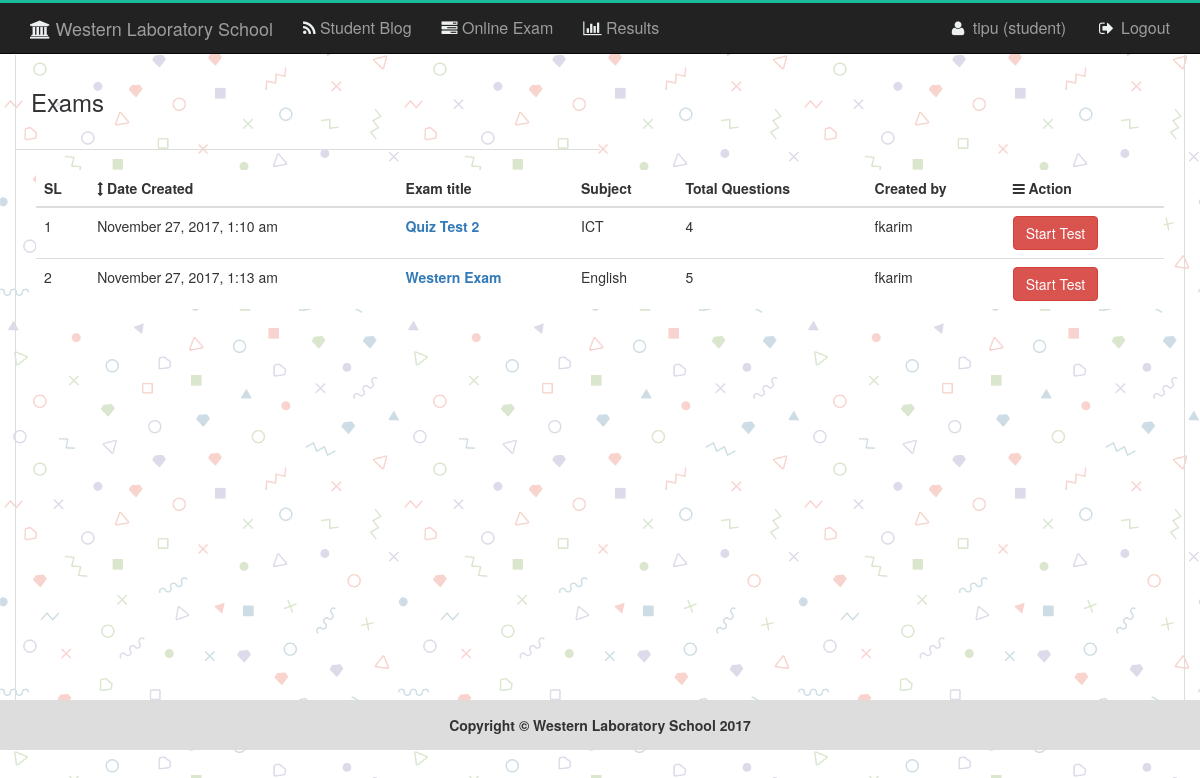
The page /examlist.php (signed in) on the database as committed earlier.
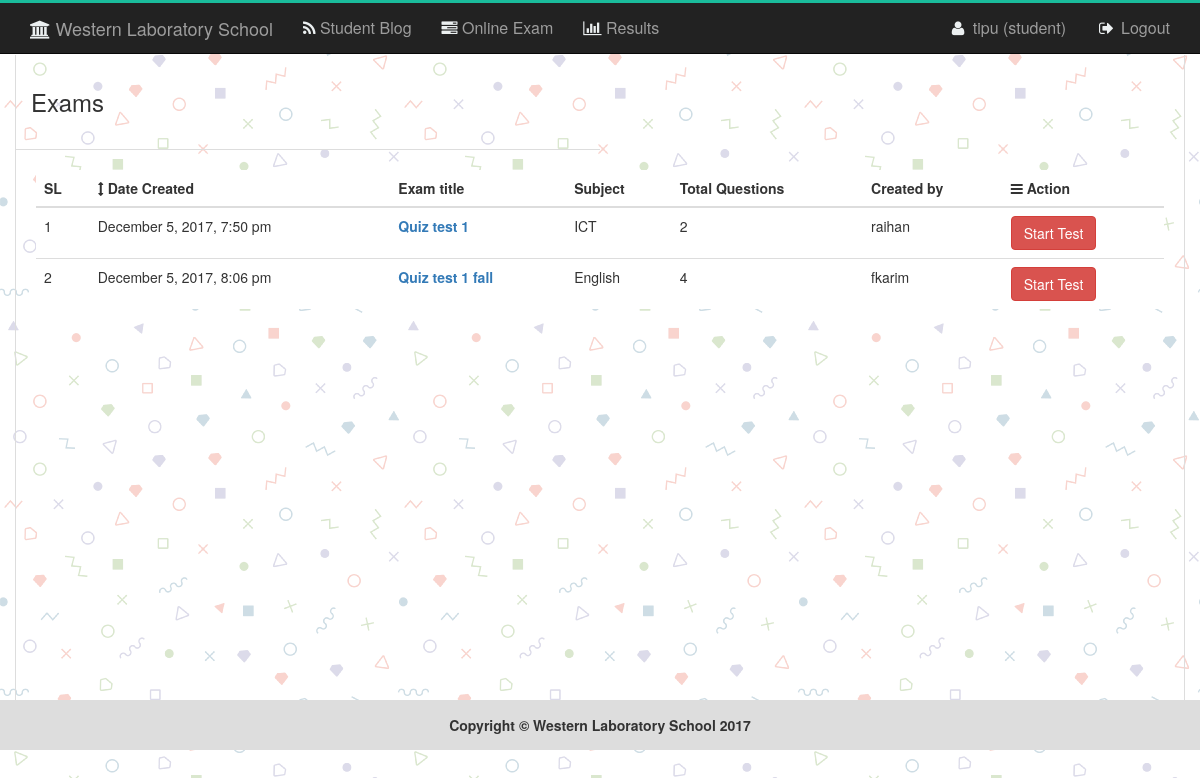
The same page on the database as committed later.
### tables this page shows
CREATE TABLE `tbl_exam` (
  `id` int(11) NOT NULL,
  `name` varchar(50) NOT NULL,
  `subject` varchar(50) NOT NULL,
  `author` varchar(50) NOT NULL,
  `edate` timestamp NOT NULL DEFAULT CURRENT_TIMESTAMP
);

### classes/exam.php (called while the page is built, shortened)
<?php
$filepath = realpath(dirname(__FILE__));
include_once ($filepath."/../libs/Database.php");
include_once ($filepath."/../libs/Session.php");
include_once ($filepath."/../helpers/Format.php");
Class Exam{
	private $db;
	public function __construct(){
		$this->db = new Database();
	}
	public function getAllExam(){
			$query = "SELECT * FROM tbl_exam";
			$getData = $this->db->select($query);
			if($getData){
			return $getData;
			}else{
				return false;
			}
		}
	public function getQuestionByExam($id){
			$query = "SELECT * FROM tbl_ques WHERE examid='$id'";
			$getData = $this->db->select($query);
			if ($getData) {
				return $getData->num_rows;
			}else{
				return 0;
			}
	}
	}
?>

### libs/Database.php (called while the page is built, shortened)
<?php
Class Database{
	public $host   = DB_HOST;
	public $user   = DB_USER;
	public $pass   = DB_PASS;
	public $dbname = DB_NAME;
	public $link;
	private function connectDB(){
	$this->link = new mysqli($this->host, $this->user, $this->pass, $this->dbname);
 }
	public function select($query){
		$result = $this->link->query($query) or die($this->link->error.__LINE__);
		if($result->num_rows > 0){
			return $result;
		} else {
			return false;
		}
	}
}

### helpers/Format.php (called while the page is built, shortened)
<?php
class Format{
	public function formatDate($date){
		return date('F j, Y, g:i a', strtotime($date));
	}
}
?>

### libs/Session.php (called while the page is built, shortened)
<?php
class Session{
	 public static function get($key){
	 	if (isset($_SESSION[$key])) {
	 		return $_SESSION[$key];
	 	} else {
	 		return false;
	 	}
	 }
}
?>

### examlist.php (the view, shortened to what this page needs)
<?php
include_once "header.php";
?>
<section id="examlist">
    <div class="container obls_margin obls_border">
        <div class="row">
            <div class="col-md-6 examlistpad">
                <span style="font-size:24px;">Exams</span>
            </div>
        </div>
        <div class="row" id="postdetails">
            <div class="col-md-12" style="padding:20px;">
                <table class="table table-hover exlisttable" style="background:#fff">
                    <thead>
                      <tr>
                        <th>SL</th>
                        <th><i class="fa fa-arrows-v" aria-hidden="true"></i> Date Created</th>
                        <th>Exam title</th>
                        <th>Subject</th>
                        <th>Total Questions</th>
                        <th>Created by</th>
                        <th><i class="fa fa-bars" aria-hidden="true"></i> Action</th>
                      </tr>
                    </thead>
                    <tbody>
                    <?php
                    $i=0;
                    $getex= $ex->getAllExam();
                    if ($getex) {
                    while ($row = $getex->fetch_assoc()) {
                      $i++;
                      $gettotal = $ex->getQuestionByExam($row['id']);
                ?>
                      <tr>
                        <td><?php echo $i;?></td>
                        <td><?php echo $fm->formatDate($row['edate']);?></td>
                        <td><strong><a href="#"><?php echo $row['name'];?></a></strong></td>
                        <td><?php echo $row['subject'];?></td>
                        <td><?php echo $gettotal; ?></td>
                        <td><?php echo $row['author'];?></td>
                        <td>
                            <div class="left_pad">
                              <?php
                                if(Session::get("checkusertype")){
                              ?>
                              <a href="starttest.php?exid=<?php echo $row['id'];?>" class="btn btn-danger">Start Test</a>
                              <?php
                                }else{
                              ?>
                              <a href="questionlist.php?viewex=<?php echo $row['id'];?>" class="btn btn-info">View</a>
                              <?php } ?>
                            </div>
                        </td>
                      </tr>
                    <?php
                      }
                    }else{
                      echo '<tr><td class="error" colspan="5">nothing found !</td></tr>';
                    }
                    ?>
                    </tbody>
                </table>
            </div>
        </div>
    </div>
</section>
<?php
include_once "footer.php";
?>

Rows that differ between the two databases and show on the page:
removed tbl_exam: edate "November 27, 2017, 1:10 am", name "Quiz Test 2", subject "ICT", gettotal "4", author "fkarim"
removed tbl_exam: edate "November 27, 2017, 1:13 am", name "Western Exam", subject "English", gettotal "5", author "fkarim"
added tbl_exam: edate "December 5, 2017, 7:50 pm", name "Quiz test 1", subject "ICT", gettotal "2", author "raihan"
added tbl_exam: edate "December 5, 2017, 8:06 pm", name "Quiz test 1 fall", subject "English", gettotal "4", author "fkarim"
